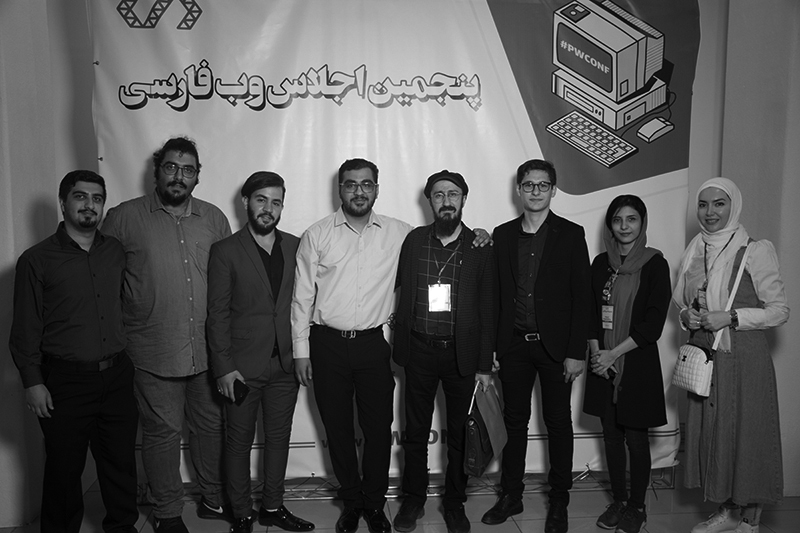
%> input picture class/image_ref.jpg, 800 x 533 px
$ octave main2.m   (GNU Octave 9; MATLAB toolbox functions it lacks are replaced by stand-ins)
%> lines starting %> are read from the running program, lines starting %| are printed output that depends on the picture
### class/ssim.m
function [mssim, ssim_map] = ssim(image1_filename, image2_filename, K, window, L)

image1 = imread(image1_filename);
%image2 = imnoise(image1, "salt & pepper", 1);
%image2 = imread(image2_filename);
%image2 = image1;
image2 = image1;
for i = 1 : 599
    for j = 1 : 599
        image2(i,j) = 255 - image2(i, j);
    end
end

%image2 = uint8(ones(600, 600));%imnoise(image1, "salt & pepper", 0.9);
%image2 = uint8(zeros(600, 600));

if (nargin < 2 || nargin > 5)
   mssim = -Inf;
   ssim_map = -Inf;
   return;
end

if (size(image1) ~= size(image2))
   mssim = -Inf;
   ssim_map = -Inf;
   return;
end

[M N] = size(image1);

if (nargin == 2)
   if ((M < 11) || (N < 11))
	   mssim = -Inf;
	   ssim_map = -Inf;
      return
   end
   window = fspecial('gaussian', 11, 1.5);
   K(1) = 0.01;
   K(2) = 0.03;
   L = 255;
end

if (nargin == 3)
   if ((M < 11) || (N < 11))
	   mssim = -Inf;
	   ssim_map = -Inf;
      return
   end
   window = fspecial('gaussian', 11, 1.5);
   L = 255;
   if (length(K) == 2)
      if (K(1) < 0 || K(2) < 0)
		   mssim = -Inf;
   		ssim_map = -Inf;
	   	return;
      end
   else
	   mssim = -Inf;
   	ssim_map = -Inf;
	   return;
   end
end

if (nargin == 4)
   [H W] = size(window);
   if ((H*W) < 4 || (H > M) || (W > N))
	   mssim = -Inf;
	   ssim_map = -Inf;
      return
   end
   L = 255;
   if (length(K) == 2)
      if (K(1) < 0 || K(2) < 0)
		   mssim = -Inf;
   		ssim_map = -Inf;
	   	return;
      end
   else
	   mssim = -Inf;
   	ssim_map = -Inf;
	   return;
   end
end

if (nargin == 5)
   [H W] = size(window);
   if ((H*W) < 4 || (H > M) || (W > N))
	   mssim = -Inf;
	   ssim_map = -Inf;
      return
   end
   if (length(K) == 2)
      if (K(1) < 0 || K(2) < 0)
		   mssim = -Inf;
   		ssim_map = -Inf;
	   	return;
      end
   else
	   mssim = -Inf;
   	ssim_map = -Inf;
	   return;
   end
end


image1 = double(image1);
image2 = double(image2);
f = max(1,round(min(M,N)/256));
if(f>1)
    lpf = ones(f,f);
    lpf = lpf/sum(lpf(:));
    image1 = imfilter(image1,lpf,'symmetric','same');
    image2 = imfilter(image2,lpf,'symmetric','same');

    image1 = image1(1:f:end,1:f:end);
    image2 = image2(1:f:end,1:f:end);
end

C1 = (K(1)*L)^2;
C2 = (K(2)*L)^2;
window = window/sum(sum(window));

mu1   = filter2(window, image1, 'valid');
mu2   = filter2(window, image2, 'valid');
mu1_sq = mu1.*mu1;
mu2_sq = mu2.*mu2;
mu1_mu2 = mu1.*mu2;
sigma1_sq = filter2(window, image1.*image1, 'valid') - mu1_sq;
sigma2_sq = filter2(window, image2.*image2, 'valid') - mu2_sq;
sigma12 = filter2(window, image1.*image2, 'valid') - mu1_mu2;

if (C1 > 0 && C2 > 0)
   ssim_map = ((2*mu1_mu2 + C1).*(2*sigma12 + C2))./((mu1_sq + mu2_sq + C1).*(sigma1_sq + sigma2_sq + C2));
else
   numerator1 = 2*mu1_mu2 + C1;
   numerator2 = 2*sigma12 + C2;
	denominator1 = mu1_sq + mu2_sq + C1;
   denominator2 = sigma1_sq + sigma2_sq + C2;
   ssim_map = ones(size(mu1));
   index = (denominator1.*denominator2 > 0);
   ssim_map(index) = (numerator1(index).*numerator2(index))./(denominator1(index).*denominator2(index));
   index = (denominator1 ~= 0) & (denominator2 == 0);
   ssim_map(index) = numerator1(index)./denominator1(index);
end

mssim = mean2(ssim_map);

return

### class/main2.m
clc;
close all;
clear;

image_ref          = imread('img/image_ref.jpg');
%> image_ref is the input picture: size 533x800 uint8; min 0, max 255, mean 83.8
filter             = imread('img/filter_ssim.jpg');
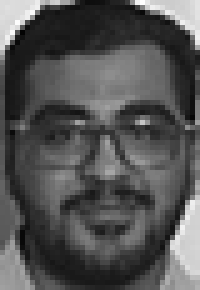
%> input picture class/filter_ssim.jpg, 40 x 58 px (shown 5 times larger)
%> filter is the input picture: size 58x40 uint8; min 3, max 255, mean 83.1

image               = image_ref;
filter              = filter;

image_ref_size = size(image_ref);
%> image_ref_size = [533 800]
filter_size = size(filter);
%> filter_size = [58 40]
temp_result = 0;
corr2val = 0;
ssim_result = zeros(image_ref_size(1), image_ref_size(2), 'int8');
K = [0.1 0.3];
window = fspecial('gaussian', 10, 2.5);
L = 255;

for m = round(filter_size(1) / 2) : image_ref_size(1)
    if(m + filter_size(1) > image_ref_size(1))
    	break;
    end
	for n = round(filter_size(2) / 2) : image_ref_size(2)
        image_temp = zeros(filter_size(1), filter_size(2));
        if(n + filter_size(2) > image_ref_size(2))
           break;
        end
        for i = m : m + filter_size(1)
        	for j = n : n + filter_size(2)
            	image_temp(i, j) = image_ref(i, j);
            end
        end
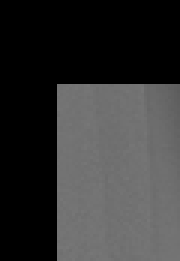
%> image_temp: size 87x60 double (shown 3 times larger); min 0, max 119, mean 52.2
        res = ssim(image_temp, filter, K, window, L);
%> the run ends on the next line
